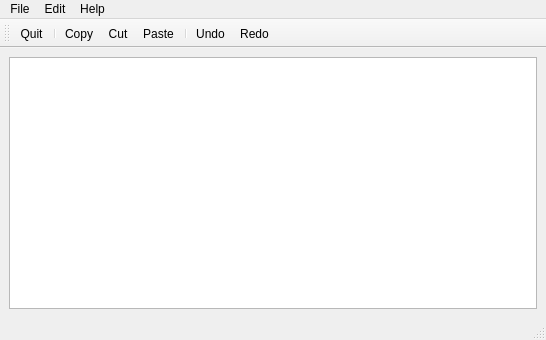
<?xml version="1.0" encoding="UTF-8"?>
<ui version="4.0">
 <class>MainWindow</class>
 <widget class="QMainWindow" name="MainWindow">
  <property name="geometry">
   <rect>
    <x>0</x>
    <y>0</y>
    <width>546</width>
    <height>340</height>
   </rect>
  </property>
  <property name="windowTitle">
   <string>MainWindow</string>
  </property>
  <widget class="QWidget" name="centralwidget">
   <layout class="QVBoxLayout" name="verticalLayout">
    <item>
     <widget class="QTextEdit" name="textEdit"/>
    </item>
   </layout>
  </widget>
  <widget class="QMenuBar" name="menubar">
   <property name="geometry">
    <rect>
     <x>0</x>
     <y>0</y>
     <width>546</width>
     <height>17</height>
    </rect>
   </property>
   <widget class="QMenu" name="menuFile">
    <property name="title">
     <string>File</string>
    </property>
    <addaction name="actionQuit"/>
   </widget>
   <widget class="QMenu" name="menuEdit">
    <property name="title">
     <string>Edit</string>
    </property>
    <addaction name="actionCopy"/>
    <addaction name="actionCut"/>
    <addaction name="actionPaste"/>
    <addaction name="separator"/>
    <addaction name="actionUndo"/>
    <addaction name="actionRedo"/>
   </widget>
   <widget class="QMenu" name="menuHelp">
    <property name="title">
     <string>Help</string>
    </property>
    <addaction name="actionAbout"/>
    <addaction name="actionAbout_Qt"/>
   </widget>
   <addaction name="menuFile"/>
   <addaction name="menuEdit"/>
   <addaction name="menuHelp"/>
  </widget>
  <widget class="QStatusBar" name="statusbar"/>
  <widget class="QToolBar" name="toolBar">
   <property name="windowTitle">
    <string>toolBar</string>
   </property>
   <attribute name="toolBarArea">
    <enum>TopToolBarArea</enum>
   </attribute>
   <attribute name="toolBarBreak">
    <bool>false</bool>
   </attribute>
   <addaction name="actionQuit"/>
   <addaction name="separator"/>
   <addaction name="actionCopy"/>
   <addaction name="actionCut"/>
   <addaction name="actionPaste"/>
   <addaction name="separator"/>
   <addaction name="actionUndo"/>
   <addaction name="actionRedo"/>
  </widget>
  <action name="actionQuit">
   <property name="icon">
    <iconset resource="resources.qrc">
     <normaloff>:/images/quitIcon.png</normaloff>:/images/quitIcon.png</iconset>
   </property>
   <property name="text">
    <string>Quit</string>
   </property>
   <property name="toolTip">
    <string>Quit Application</string>
   </property>
  </action>
  <action name="actionAbout">
   <property name="icon">
    <iconset resource="resources.qrc">
     <normaloff>:/images/aboutIcon.png</normaloff>:/images/aboutIcon.png</iconset>
   </property>
   <property name="text">
    <string>About</string>
   </property>
  </action>
  <action name="actionAbout_Qt">
   <property name="icon">
    <iconset resource="resources.qrc">
     <normaloff>:/images/aboutQtIcon.png</normaloff>:/images/aboutQtIcon.png</iconset>
   </property>
   <property name="text">
    <string>About Qt</string>
   </property>
  </action>
  <action name="actionCopy">
   <property name="icon">
    <iconset resource="resources.qrc">
     <normaloff>:/images/copyIcon.png</normaloff>:/images/copyIcon.png</iconset>
   </property>
   <property name="text">
    <string>Copy</string>
   </property>
  </action>
  <action name="actionCut">
   <property name="icon">
    <iconset resource="resources.qrc">
     <normaloff>:/images/cutIcon.png</normaloff>:/images/cutIcon.png</iconset>
   </property>
   <property name="text">
    <string>Cut</string>
   </property>
  </action>
  <action name="actionPaste">
   <property name="icon">
    <iconset resource="resources.qrc">
     <normaloff>:/images/pasteIcon.png</normaloff>:/images/pasteIcon.png</iconset>
   </property>
   <property name="text">
    <string>Paste</string>
   </property>
  </action>
  <action name="actionUndo">
   <property name="icon">
    <iconset resource="resources.qrc">
     <normaloff>:/images/undoIcon.png</normaloff>:/images/undoIcon.png</iconset>
   </property>
   <property name="text">
    <string>Undo</string>
   </property>
  </action>
  <action name="actionRedo">
   <property name="icon">
    <iconset resource="resources.qrc">
     <normaloff>:/images/redoIcon.png</normaloff>:/images/redoIcon.png</iconset>
   </property>
   <property name="text">
    <string>Redo</string>
   </property>
  </action>
 </widget>
 <resources>
  <include location="resources.qrc"/>
 </resources>
 <connections/>
</ui>
